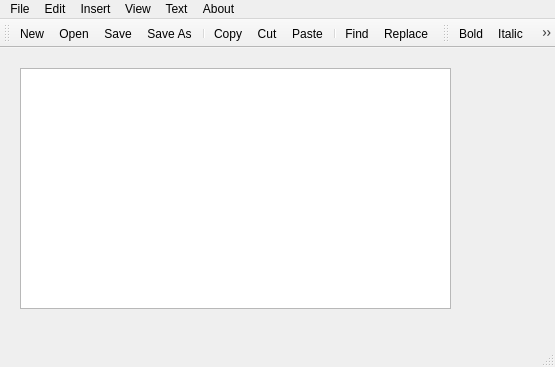
<?xml version="1.0" encoding="UTF-8"?>
<ui version="4.0">
 <class>MainWindow</class>
 <widget class="QMainWindow" name="MainWindow">
  <property name="geometry">
   <rect>
    <x>0</x>
    <y>0</y>
    <width>555</width>
    <height>367</height>
   </rect>
  </property>
  <property name="windowTitle">
   <string>MainWindow</string>
  </property>
  <widget class="QWidget" name="centralwidget">
   <widget class="QTextEdit" name="textEdit">
    <property name="geometry">
     <rect>
      <x>20</x>
      <y>20</y>
      <width>431</width>
      <height>241</height>
     </rect>
    </property>
   </widget>
  </widget>
  <widget class="QMenuBar" name="menubar">
   <property name="geometry">
    <rect>
     <x>0</x>
     <y>0</y>
     <width>555</width>
     <height>22</height>
    </rect>
   </property>
   <widget class="QMenu" name="menuFile">
    <property name="title">
     <string>File</string>
    </property>
    <addaction name="actionNew"/>
    <addaction name="actionOpen"/>
    <addaction name="separator"/>
    <addaction name="actionSave"/>
    <addaction name="actionSave_As"/>
    <addaction name="separator"/>
    <addaction name="actionExit"/>
   </widget>
   <widget class="QMenu" name="menuEdit">
    <property name="title">
     <string>Edit</string>
    </property>
    <addaction name="actionCopy"/>
    <addaction name="actionCut"/>
    <addaction name="actionPaste"/>
    <addaction name="separator"/>
    <addaction name="actionUndo"/>
    <addaction name="actionRedo"/>
    <addaction name="separator"/>
    <addaction name="actionFind"/>
    <addaction name="actionReplace"/>
    <addaction name="separator"/>
    <addaction name="actionSelect_All"/>
   </widget>
   <widget class="QMenu" name="menuView">
    <property name="title">
     <string>View</string>
    </property>
    <addaction name="actionZoom_in"/>
    <addaction name="actionZoom_out"/>
   </widget>
   <widget class="QMenu" name="menuText">
    <property name="title">
     <string>Text</string>
    </property>
    <addaction name="actionBold"/>
    <addaction name="actionItalic"/>
    <addaction name="actionUnderline"/>
    <addaction name="actionStrike"/>
    <addaction name="separator"/>
    <addaction name="actionColor"/>
    <addaction name="separator"/>
    <addaction name="actionFont"/>
   </widget>
   <widget class="QMenu" name="menuAbout">
    <property name="title">
     <string>About</string>
    </property>
    <addaction name="actionHelp"/>
    <addaction name="actionAbout"/>
   </widget>
   <widget class="QMenu" name="menuInsert">
    <property name="title">
     <string>Insert</string>
    </property>
    <addaction name="actionCustom_Text"/>
   </widget>
   <addaction name="menuFile"/>
   <addaction name="menuEdit"/>
   <addaction name="menuInsert"/>
   <addaction name="menuView"/>
   <addaction name="menuText"/>
   <addaction name="menuAbout"/>
  </widget>
  <widget class="QStatusBar" name="statusbar"/>
  <widget class="QToolBar" name="toolBar">
   <property name="windowTitle">
    <string>toolBar</string>
   </property>
   <attribute name="toolBarArea">
    <enum>TopToolBarArea</enum>
   </attribute>
   <attribute name="toolBarBreak">
    <bool>false</bool>
   </attribute>
   <addaction name="actionNew"/>
   <addaction name="actionOpen"/>
   <addaction name="actionSave"/>
   <addaction name="actionSave_As"/>
   <addaction name="separator"/>
   <addaction name="actionCopy"/>
   <addaction name="actionCut"/>
   <addaction name="actionPaste"/>
   <addaction name="separator"/>
   <addaction name="actionFind"/>
   <addaction name="actionReplace"/>
  </widget>
  <widget class="QToolBar" name="toolBar_2">
   <property name="windowTitle">
    <string>toolBar_2</string>
   </property>
   <attribute name="toolBarArea">
    <enum>TopToolBarArea</enum>
   </attribute>
   <attribute name="toolBarBreak">
    <bool>false</bool>
   </attribute>
   <addaction name="actionBold"/>
   <addaction name="actionItalic"/>
   <addaction name="actionUnderline"/>
   <addaction name="actionStrike"/>
   <addaction name="separator"/>
   <addaction name="actionColor"/>
   <addaction name="separator"/>
   <addaction name="actionFont"/>
  </widget>
  <action name="actionNew">
   <property name="icon">
    <iconset resource="resources.qrc">
     <normaloff>:/files/images/new.png</normaloff>:/files/images/new.png</iconset>
   </property>
   <property name="text">
    <string>New</string>
   </property>
  </action>
  <action name="actionOpen">
   <property name="icon">
    <iconset resource="resources.qrc">
     <normaloff>:/files/images/open.png</normaloff>:/files/images/open.png</iconset>
   </property>
   <property name="text">
    <string>Open</string>
   </property>
  </action>
  <action name="actionSave">
   <property name="icon">
    <iconset resource="resources.qrc">
     <normaloff>:/files/images/save.png</normaloff>:/files/images/save.png</iconset>
   </property>
   <property name="text">
    <string>Save</string>
   </property>
  </action>
  <action name="actionSave_As">
   <property name="icon">
    <iconset resource="resources.qrc">
     <normaloff>:/files/images/saveas.png</normaloff>:/files/images/saveas.png</iconset>
   </property>
   <property name="text">
    <string>Save As</string>
   </property>
  </action>
  <action name="actionExit">
   <property name="icon">
    <iconset resource="resources.qrc">
     <normaloff>:/files/images/cancel.png</normaloff>:/files/images/cancel.png</iconset>
   </property>
   <property name="text">
    <string>Exit</string>
   </property>
  </action>
  <action name="actionCopy">
   <property name="icon">
    <iconset resource="resources.qrc">
     <normaloff>:/files/images/copy.png</normaloff>:/files/images/copy.png</iconset>
   </property>
   <property name="text">
    <string>Copy</string>
   </property>
  </action>
  <action name="actionCut">
   <property name="icon">
    <iconset resource="resources.qrc">
     <normaloff>:/files/images/cut.png</normaloff>:/files/images/cut.png</iconset>
   </property>
   <property name="text">
    <string>Cut</string>
   </property>
  </action>
  <action name="actionPaste">
   <property name="icon">
    <iconset resource="resources.qrc">
     <normaloff>:/files/images/paste.png</normaloff>:/files/images/paste.png</iconset>
   </property>
   <property name="text">
    <string>Paste</string>
   </property>
  </action>
  <action name="actionFind">
   <property name="icon">
    <iconset resource="resources.qrc">
     <normaloff>:/files/images/find.png</normaloff>:/files/images/find.png</iconset>
   </property>
   <property name="text">
    <string>Find</string>
   </property>
  </action>
  <action name="actionReplace">
   <property name="icon">
    <iconset resource="resources.qrc">
     <normaloff>:/files/images/text_replace.png</normaloff>:/files/images/text_replace.png</iconset>
   </property>
   <property name="text">
    <string>Replace</string>
   </property>
  </action>
  <action name="actionSelect_All">
   <property name="icon">
    <iconset resource="resources.qrc">
     <normaloff>:/files/images/select_all.png</normaloff>:/files/images/select_all.png</iconset>
   </property>
   <property name="text">
    <string>Select All</string>
   </property>
  </action>
  <action name="actionZoom_in">
   <property name="icon">
    <iconset resource="resources.qrc">
     <normaloff>:/files/images/zoom_in.png</normaloff>:/files/images/zoom_in.png</iconset>
   </property>
   <property name="text">
    <string>Zoom in</string>
   </property>
  </action>
  <action name="actionZoom_out">
   <property name="icon">
    <iconset resource="resources.qrc">
     <normaloff>:/files/images/zoom_out.png</normaloff>:/files/images/zoom_out.png</iconset>
   </property>
   <property name="text">
    <string>Zoom out</string>
   </property>
  </action>
  <action name="actionBold">
   <property name="icon">
    <iconset resource="resources.qrc">
     <normaloff>:/files/images/text_bold.png</normaloff>:/files/images/text_bold.png</iconset>
   </property>
   <property name="text">
    <string>Bold</string>
   </property>
  </action>
  <action name="actionItalic">
   <property name="icon">
    <iconset resource="resources.qrc">
     <normaloff>:/files/images/text_italic.png</normaloff>:/files/images/text_italic.png</iconset>
   </property>
   <property name="text">
    <string>Italic</string>
   </property>
  </action>
  <action name="actionUnderline">
   <property name="icon">
    <iconset resource="resources.qrc">
     <normaloff>:/files/images/text_underline.png</normaloff>:/files/images/text_underline.png</iconset>
   </property>
   <property name="text">
    <string>Underline</string>
   </property>
  </action>
  <action name="actionStrike">
   <property name="icon">
    <iconset resource="resources.qrc">
     <normaloff>:/files/images/text_strikethrough.png</normaloff>:/files/images/text_strikethrough.png</iconset>
   </property>
   <property name="text">
    <string>Strike</string>
   </property>
  </action>
  <action name="actionColor">
   <property name="icon">
    <iconset resource="resources.qrc">
     <normaloff>:/files/images/color.png</normaloff>:/files/images/color.png</iconset>
   </property>
   <property name="text">
    <string>Color</string>
   </property>
  </action>
  <action name="actionFont">
   <property name="icon">
    <iconset resource="resources.qrc">
     <normaloff>:/files/images/font.png</normaloff>:/files/images/font.png</iconset>
   </property>
   <property name="text">
    <string>Font</string>
   </property>
  </action>
  <action name="actionHelp">
   <property name="icon">
    <iconset resource="resources.qrc">
     <normaloff>:/files/images/help.png</normaloff>:/files/images/help.png</iconset>
   </property>
   <property name="text">
    <string>Help</string>
   </property>
  </action>
  <action name="actionAbout">
   <property name="icon">
    <iconset resource="resources.qrc">
     <normaloff>:/files/images/about.png</normaloff>:/files/images/about.png</iconset>
   </property>
   <property name="text">
    <string>About</string>
   </property>
  </action>
  <action name="actionUndo">
   <property name="icon">
    <iconset resource="resources.qrc">
     <normaloff>:/files/images/arrow_undo.png</normaloff>:/files/images/arrow_undo.png</iconset>
   </property>
   <property name="text">
    <string>Undo</string>
   </property>
  </action>
  <action name="actionRedo">
   <property name="icon">
    <iconset resource="resources.qrc">
     <normaloff>:/files/images/arrow_redo.png</normaloff>:/files/images/arrow_redo.png</iconset>
   </property>
   <property name="text">
    <string>Redo</string>
   </property>
  </action>
  <action name="actionCustom_Text">
   <property name="text">
    <string>Custom Text</string>
   </property>
  </action>
 </widget>
 <resources>
  <include location="resources.qrc"/>
 </resources>
 <connections/>
</ui>
